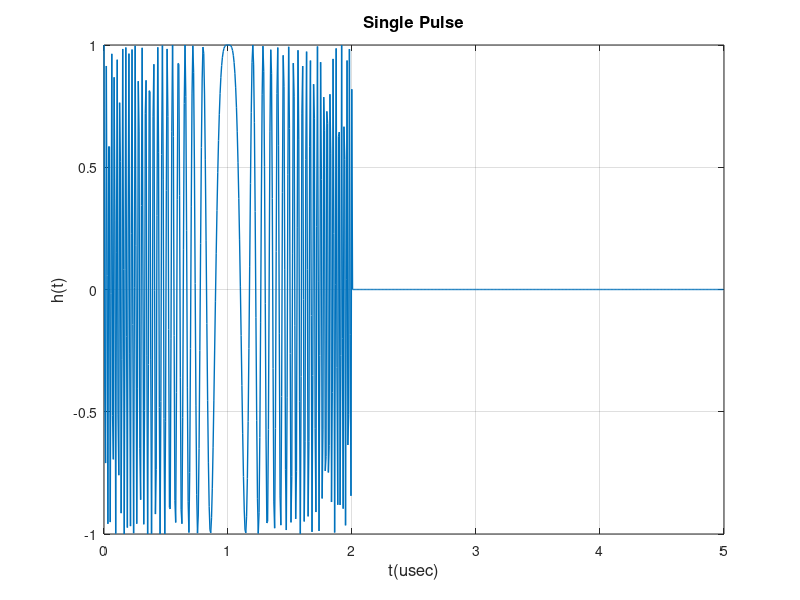
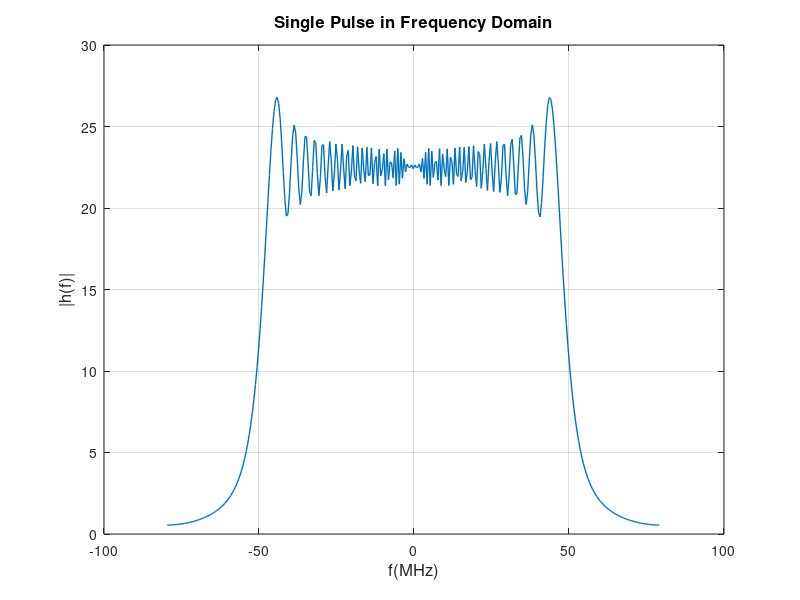

The MATLAB script that drew these images, in order: (Note: this script raises an error after producing the figures.)
clc;
close all;
clear all;

PRI = 5e-6 ; %5*10^-6 
PW = 2e-6 ; %2*10^-6 ;
CPI = 0.5e-3 ; %0.5*10^-3 ;
B = 100e6 ; %100*10^6 ; 
fc = 40e9 ; %40*10^9 ; 
R0 = 400 ;
v_target = 100;
c = 3e8;
delay = 2*R0/c;
Ws = 10*B ; % Stand in Nyquist
Ts = 2*pi / Ws;
Fs = 1/Ts ;
Num_Pulses = CPI/PRI;
t = 0: Ts: Num_Pulses*PRI ;


W = zeros(1, length(t));
W(t<PW) = 1;
h_t = exp(1i*pi*(B/PW)*(t-PW/2).^2) .* W;
size_Tx = sum(W==1);
size_PRI = sum (t<PRI);
for n  = 1:Num_Pulses-1 
    strat_index = n*size_PRI + 1;
    last_index = n*size_PRI + size_Tx;
    h_t(strat_index : last_index )= h_t(1:size_Tx);
end

% Single Pulse in Time
figure(1);
plot(10^6*t(1:size_PRI),h_t(1:size_PRI),'LineWidth',1)
grid on;
xlabel('t(usec)','FontSize',12)
ylabel('h(t)','FontSize',12)
title('Single Pulse','FontSize',12)

% Pulse in Frequency domain
figure(2)
H = fftshift(fft(h_t(1:size_Tx)));
fshift = (-size_Tx/2:size_Tx/2-1)*(Fs/size_Tx); % zero-centered frequency range
% powershift = abs(H).^2/size_TR;     % zero-centered power
%plot(fshift,powershift)
plot(10^-6 * fshift,abs(H),'LineWidth',1)
grid on;
xlabel('f(MHz)','FontSize',12)
ylabel('|h(f)|','FontSize',12)
title('Single Pulse in Frequency Domain','FontSize',12)

% Autocorrelation for single pulse
figure(3)
autocorr(h_t(1:size_Tx))

% Pulse Train
figure(4);
plot(10^3*t , h_t, 'LineWidth',0.1)
grid on;
xlabel('t(msec)','FontSize',12)
ylabel('h(t)','FontSize',12)
title('Pulse Train','FontSize',12)

%%%%%%%%%%%%%%%%%%%%%%%%%%%%%%%%%
Stx = h_t.*exp(1i*2*pi*fc*t);



